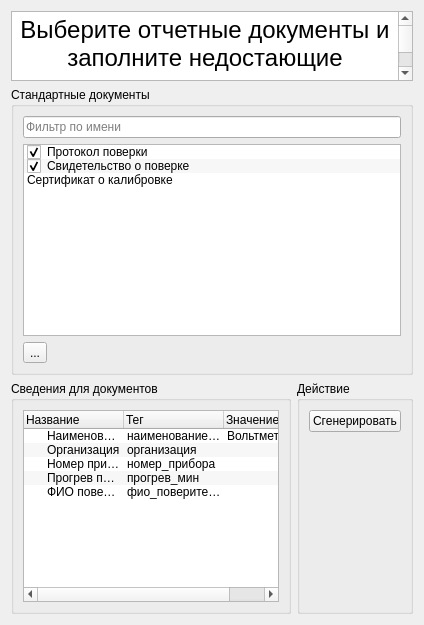
     <widget class="QWidget" name="tab_2">
      <attribute name="title">
       <string>Генерация документов</string>
      </attribute>
      <layout class="QVBoxLayout" name="verticalLayout_8">
       <item>
        <widget class="QTextEdit" name="textEdit_3">
         <property name="sizePolicy">
          <sizepolicy hsizetype="Expanding" vsizetype="Maximum">
           <horstretch>0</horstretch>
           <verstretch>0</verstretch>
          </sizepolicy>
         </property>
         <property name="maximumSize">
          <size>
           <width>16777215</width>
           <height>70</height>
          </size>
         </property>
         <property name="html">
          <string>&lt;!DOCTYPE HTML PUBLIC &quot;-//W3C//DTD HTML 4.0//EN&quot; &quot;http://www.w3.org/TR/REC-html40/strict.dtd&quot;&gt;
&lt;html&gt;&lt;head&gt;&lt;meta name=&quot;qrichtext&quot; content=&quot;1&quot; /&gt;&lt;style type=&quot;text/css&quot;&gt;
p, li { white-space: pre-wrap; }
&lt;/style&gt;&lt;/head&gt;&lt;body style=&quot; font-family:'MS Shell Dlg 2'; font-size:8.25pt; font-weight:400; font-style:normal;&quot;&gt;
&lt;p align=&quot;center&quot; style=&quot; margin-top:0px; margin-bottom:0px; margin-left:0px; margin-right:0px; -qt-block-indent:0; text-indent:0px;&quot;&gt;&lt;span style=&quot; font-size:18pt;&quot;&gt;Выберите отчетные документы и заполните недостающие сведения для создания документов. Нажмите &amp;quot;Сгенерировать&amp;quot; для создания отчетных документов&lt;/span&gt;&lt;/p&gt;&lt;/body&gt;&lt;/html&gt;</string>
         </property>
        </widget>
       </item>
       <item>
        <layout class="QHBoxLayout" name="horizontalLayout_4">
         <item>
          <widget class="QGroupBox" name="groupBox">
           <property name="title">
            <string>Стандартные документы</string>
           </property>
           <layout class="QHBoxLayout" name="horizontalLayout_2">
            <item>
             <layout class="QVBoxLayout" name="verticalLayout_6">
              <item>
               <widget class="QLineEdit" name="lineEdit">
                <property name="text">
                 <string/>
                </property>
                <property name="placeholderText">
                 <string>Фильтр по имени</string>
                </property>
               </widget>
              </item>
              <item>
               <widget class="QListWidget" name="listWidget">
                <property name="alternatingRowColors">
                 <bool>true</bool>
                </property>
                <item>
                 <property name="text">
                  <string>Протокол поверки</string>
                 </property>
                 <property name="checkState">
                  <enum>Checked</enum>
                 </property>
                </item>
                <item>
                 <property name="text">
                  <string>Свидетельство о поверке</string>
                 </property>
                 <property name="checkState">
                  <enum>Checked</enum>
                 </property>
                </item>
                <item>
                 <property name="text">
                  <string>Сертификат о калибровке</string>
                 </property>
                 <property name="checkState">
                  <enum>Unchecked</enum>
                 </property>
                </item>
               </widget>
              </item>
              <item>
               <layout class="QHBoxLayout" name="horizontalLayout_3">
                <item>
                 <widget class="QToolButton" name="toolButton">
                  <property name="text">
                   <string>...</string>
                  </property>
                  <property name="icon">
                   <iconset resource="Res.qrc">
                    <normaloff>:/Images/Images/plus.png</normaloff>:/Images/Images/plus.png</iconset>
                  </property>
                 </widget>
                </item>
                <item>
                 <spacer name="horizontalSpacer_2">
                  <property name="orientation">
                   <enum>Qt::Horizontal</enum>
                  </property>
                  <property name="sizeHint" stdset="0">
                   <size>
                    <width>40</width>
                    <height>20</height>
                   </size>
                  </property>
                 </spacer>
                </item>
               </layout>
              </item>
             </layout>
            </item>
           </layout>
          </widget>
         </item>
        </layout>
       </item>
       <item>
        <layout class="QHBoxLayout" name="horizontalLayout">
         <item>
          <widget class="QGroupBox" name="groupBox_4">
           <property name="title">
            <string>Сведения для документов</string>
           </property>
           <layout class="QVBoxLayout" name="verticalLayout_7">
            <item>
             <widget class="QTreeWidget" name="treeWidget_2">
              <property name="alternatingRowColors">
               <bool>true</bool>
              </property>
              <column>
               <property name="text">
                <string>Название</string>
               </property>
              </column>
              <column>
               <property name="text">
                <string>Тег</string>
               </property>
              </column>
              <column>
               <property name="text">
                <string>Значение</string>
               </property>
              </column>
              <item>
               <property name="text">
                <string>Наименование прибора</string>
               </property>
               <property name="text">
                <string>наименование_прибора</string>
               </property>
               <property name="text">
                <string>Вольтметр универсальный</string>
               </property>
              </item>
              <item>
               <property name="text">
                <string>Организация</string>
               </property>
               <property name="text">
                <string>организация</string>
               </property>
              </item>
              <item>
               <property name="text">
                <string>Номер прибор</string>
               </property>
               <property name="text">
                <string>номер_прибора</string>
               </property>
              </item>
              <item>
               <property name="text">
                <string>Прогрев прибора, мин.</string>
               </property>
               <property name="text">
                <string>прогрев_мин</string>
               </property>
              </item>
              <item>
               <property name="text">
                <string>ФИО поверителя</string>
               </property>
               <property name="text">
                <string>фио_поверителя</string>
               </property>
              </item>
             </widget>
            </item>
           </layout>
          </widget>
         </item>
         <item>
          <widget class="QGroupBox" name="groupBox_2">
           <property name="title">
            <string>Действие</string>
           </property>
           <layout class="QVBoxLayout" name="verticalLayout_4">
            <item>
             <widget class="QPushButton" name="pushButton_2">
              <property name="text">
               <string>Сгенерировать</string>
              </property>
             </widget>
            </item>
            <item>
             <spacer name="verticalSpacer_2">
              <property name="orientation">
               <enum>Qt::Vertical</enum>
              </property>
              <property name="sizeHint" stdset="0">
               <size>
                <width>20</width>
                <height>40</height>
               </size>
              </property>
             </spacer>
            </item>
           </layout>
          </widget>
         </item>
        </layout>
       </item>
      </layout>
     </widget>
